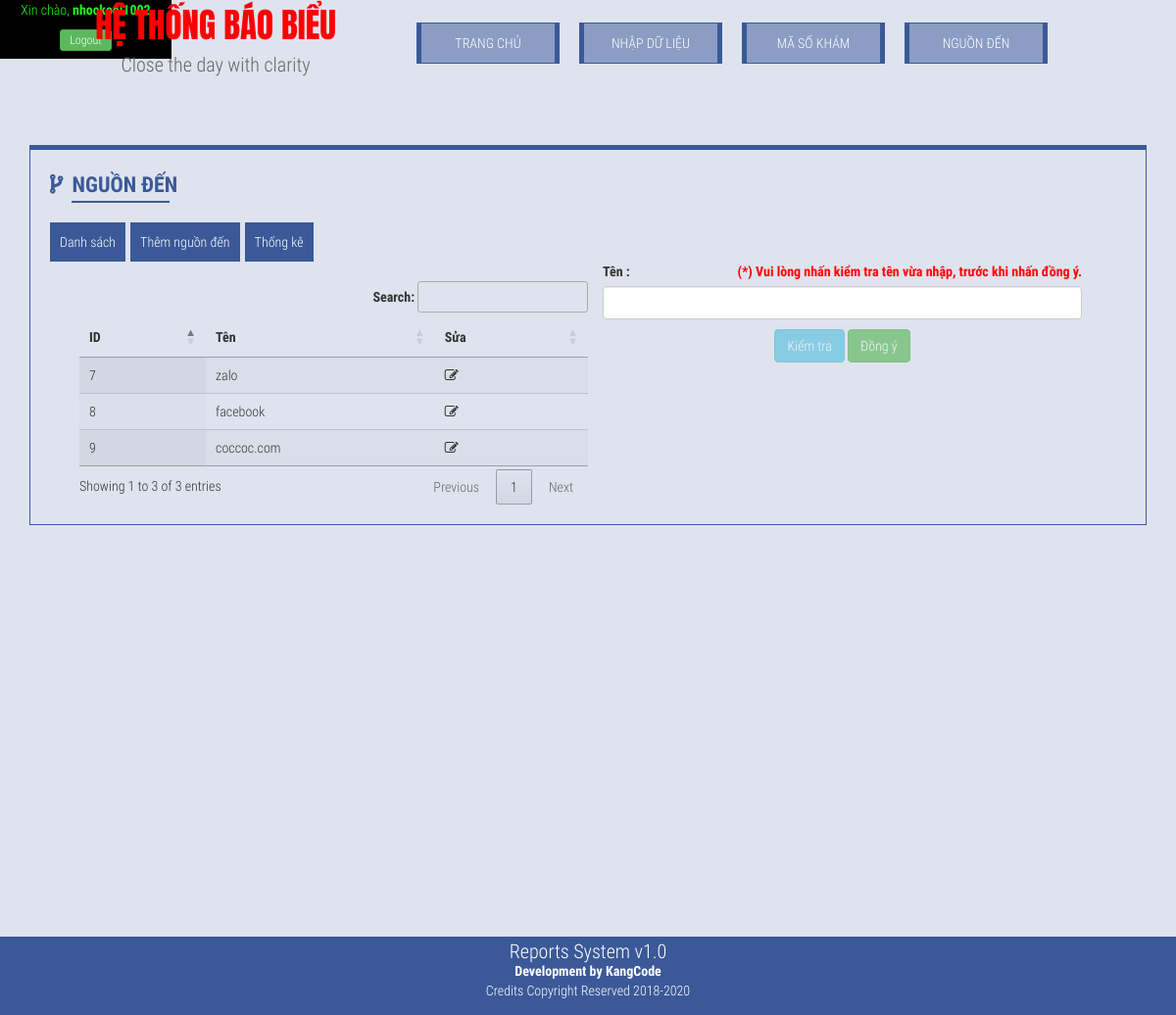
The app's page /index.php?page=ndlist (signed in) with its own data.
### tables this page shows
CREATE TABLE `nguonden` (
  `id` int(10) NOT NULL,
  `nguonden` varchar(100) NOT NULL
);

### templates/dsnd.php (the view, shortened to what this page needs)
<div class="container-fluid">
    <div class="col-sm-6">
        <br>
        <div class="row">
           <table class="display" id="kooltable" width="100%">
             <thead>
              <tr>
                  <th>ID</th>
                  <th>Tên</th>
                  <th>Sửa</th>
              </tr>
            </thead>
            <tbody>
            <?php
            $sql = "SELECT * FROM nguonden ORDER BY id DESC";
            if ($result = $conn->query($sql)) {
                while ($row = $result->fetch_assoc()) {
                    ?>
                    <tr>
                  <td><?php echo $row['id']; ?></td>
                  <td><?php echo $row['nguonden']; ?></td>
                  <td class="suanguonden" data-id="<?php echo $row['id']; ?>"><i class="fa fa-pencil-square-o"></i></td>
                    </tr>
                    <?php
                }
            }
            ?>
            </tbody>
            </table>
        </div>
    </div>
    <div class="col-sm-6">
        <label>Tên :</label><span style="color:red;font-weight:bolder;float:right;">(*) Vui lòng nhấn kiểm tra tên vừa nhập, trước khi nhấn đồng ý.</span>
        <input type="text" class="form-control osuaten" /><br>
        <input type="hidden" class="form-control oid" /><br>
        <br>
        <div style="text-align:center">
        <button type="button" class="btn btn-info ktbut" disabled="disabled">Kiểm tra</button>
        <button type="button" class="btn btn-success dybut" disabled="disabled">Đồng ý</button>
        </div>
    </div>
</div>

### css/style.css (style rules this page uses)
body,html { margin:0 auto; padding:0; width: 100%; height: 100%; background-color: #dfe3ee;font-family: 'Roboto Condensed', sans-serif; }

### records on screen
nguonden: id "9", nguonden "coccoc.com"
nguonden: id "8", nguonden "facebook"
nguonden: id "7", nguonden "zalo"

### other values on screen
$_SESSION['kanguser'] "nhockool1002"
